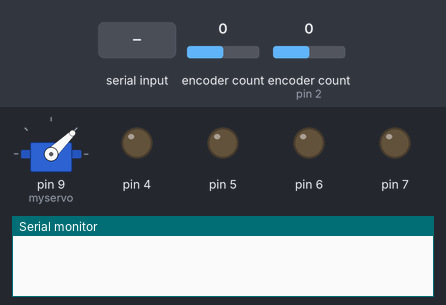
Simulated run of this sketch. Board: Arduino Uno, built with avr-gcc and run on an emulated ATmega328P. Parts: servo, output pins drawn as LEDs (lit = HIGH), the last lines printed to the serial monitor. The test bench sets the inputs (shaded band); at power-on: encoder count 0, encoder count (sensor on pin 2) 0.

Above: at 0.1 s.
At 0.7 s:
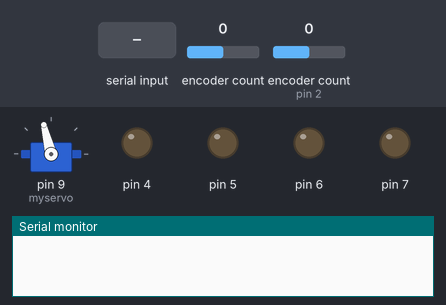
At 3.0 s:
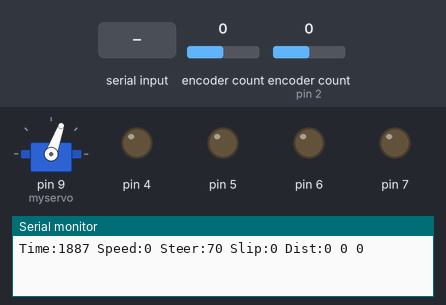
3.1 s: "90,45,200\n" received over Serial
4.6 s: "90,45\n" received over Serial
6.1 s: "0\n" received over Serial
Timing chart, 0 to 9.1 s (numbered marks = the images above; inputs shaded):
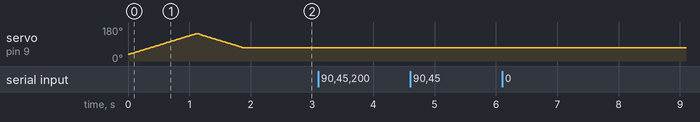

The sketch:

car-controller.ino
```cpp
#include <Encoder.h>
#include <Servo.h>
#include <SerialCommands.h>

double signum(double value)
{
  if (value > 0)
    return 1;
  if (value < 0)
    return -1;
  return 0;
}

class MotorMonitor {
  private:
    double speed = 0.0;
    double position = 0.0;
    Encoder *encoder;


  public:
    MotorMonitor(Encoder *encoder)
    {

      this->encoder = encoder;
    }

    void readEncoder()
    {
      double newPosition = encoder->read();

      speed = ( newPosition - position);
      position = newPosition;
    }

    int getSpeed()
    {
      return speed;
    }

    int getPosition()
    {
      return position;
    }
};


class MotorController {
  private:
    int directionPin;
    int pwmPin;
  public:
    MotorController(int directionPin, int pwmPin)
    {
      this->directionPin = directionPin;
      this->pwmPin = pwmPin;
      pinMode(directionPin, OUTPUT);
      pinMode(pwmPin, OUTPUT);
    }

    void setSpeed( int speed)
    {
      if (speed < 0)
      {
        digitalWrite(this->directionPin, HIGH);
      } else
      {
        digitalWrite(this->directionPin, LOW);
      }
      analogWrite(this->pwmPin, abs(speed));
    }
};


class MPid {

    double lastMeasuredSpeed = 0.0;
    double throttle = 0.0;
    // 1 < throttleResponse < 256
    double throttleResponse = 4;

  public:

    void clear()
    {
      throttle = 0;
    }

    double pid(double targetSpeed, double measuredSpeed)
    {
      // calculate current accelleration
      double currentAccel = measuredSpeed - lastMeasuredSpeed;

      // note the speed for next time
      lastMeasuredSpeed = measuredSpeed;

      // calculate the accelleration required in one step.
      double delta = targetSpeed - measuredSpeed;

      // only allow half the accelleration to prevent overshoot.
      double desiredAccel = abs(delta) / 2.0;

      // scale the throttle response by the ratio of the desired change in
      // accelleration compared to the current accelleration.
      double throttleScaling = throttleResponse * (abs( desiredAccel -
                               currentAccel) / max(1, abs(currentAccel)));

      // ensure throttleScalling stays within the bounds.
      double throttleResponseLimitScaler = 2.0;
      if (signum(currentAccel) != signum(delta))
      {
        //unlimited if we are accellerating in the wrong direction
        throttleResponseLimitScaler = 10000.0;
      }

      // apply throttleResponseLimitScaler
      throttleScaling = min(throttleResponse * throttleResponseLimitScaler, throttleScaling);

      // never more than a quarter throttle adjustment otherwise we will overshoot
      throttleScaling = min(255.0 / 4.0, throttleScaling);

      // always atleast 1 so we always converge
      throttleScaling = max(1, throttleScaling);

      // calculate the throttle adjustment.
      double throttleStep = signum(delta) * throttleScaling;

      // adjust the throttle
      throttle += throttleStep ;

      // ensure the thorttle stays within bounds.
      if (throttle > 255)
        throttle = 255;
      if (throttle < -255)
        throttle = -255;

      return throttle;

    }

};

MotorController motor2 = MotorController(4, 5);
MotorController motor1 = MotorController(7, 6);
Encoder encoder1(0, 1);
MotorMonitor motor1Monitor(&encoder1);
Encoder encoder2(2, 3);
MotorMonitor motor2Monitor(&encoder2);
MPid mpid = MPid();

double m1tcs = 1.0;
double m2tcs = 1.0;
boolean slip = false;

int loopCount = 0;

long ticks = 0;
double   targetSpeed = 0;
Servo myservo;

int targetSteeringAngle = 70;
int steeringAngle = 70;
int minSteer = 35;
int maxSteer = 145;
boolean enableDebug = false;


void cmd_unrecognized(SerialCommands* sender, const char* cmd)
{
  sender->GetSerial()->print("Unrecognized command [");
  sender->GetSerial()->print(cmd);
  sender->GetSerial()->println("]");
}

void cmd_speed(SerialCommands* sender)
{
  //Note: Every call to Next moves the pointer to next parameter

  char* port_str = sender->Next();
  if (port_str == NULL)
  {
    sender->GetSerial()->println("ERROR NO SPEED");
    return;
  }

  targetSpeed = atoi(port_str);

}

void cmd_debug(SerialCommands* sender)
{
  enableDebug = true;

}

void cmd_steer(SerialCommands* sender)
{
  //Note: Every call to Next moves the pointer to next parameter
  char* port_str = sender->Next();
  if (port_str == NULL)
  {
    sender->GetSerial()->println("ERROR NO ANGLE");
    return;
  }

  int tmp = atoi(port_str);
  if (tmp > minSteer and tmp < maxSteer)
  {
    targetSteeringAngle = atoi(port_str);
  } else
  {
    sender->GetSerial()->print("Invalid steering angle, valid range is ");
    sender->GetSerial()->print(minSteer);
    sender->GetSerial()->print( "<= x >= ");
    sender->GetSerial()->println(maxSteer);
  }

  Serial.print("angle set");

}

char serial_command_buffer_[32];
SerialCommands serial_commands_(&Serial, serial_command_buffer_, sizeof(serial_command_buffer_), "\n", " ");

SerialCommand cmd_steer_("steer", cmd_steer);
SerialCommand cmd_speed_("speed", cmd_speed);
SerialCommand cmd_debug_("debug", cmd_debug);

void setup() {
  // put your setup code here, to run once:
  Serial.begin(9600);
  myservo.attach(9);

  int pos = 0;
  for (pos = minSteer; pos <= maxSteer; pos += 1) {
    // in steps of 1 degree
    myservo.write(pos);
    delay(10);
  }
  while (pos != targetSteeringAngle)
  {
    pos += signum(targetSteeringAngle - pos);
    // in steps of 1 degree
    myservo.write(pos);
    delay(10);
  }

  serial_commands_.SetDefaultHandler(cmd_unrecognized);
  serial_commands_.AddCommand(&cmd_speed_);
  serial_commands_.AddCommand(&cmd_steer_);
  serial_commands_.AddCommand(&cmd_debug_);

}

double lastPosition = -1;
unsigned long lastTime = -1;

void loop() {
  // put your main code here, to run repeatedly:

  loopCount++;
  serial_commands_.ReadSerial();

  // move steering towards the targetSteeringAngle
  steeringAngle += signum(targetSteeringAngle - steeringAngle) * 5;

  myservo.write(steeringAngle);

  motor1Monitor.readEncoder();
  motor2Monitor.readEncoder();

  double sp1 = motor1Monitor.getSpeed();
  double sp2 = motor2Monitor.getSpeed();

  double speed = (sp1 + sp2) / 2.0;
  double throttle = mpid.pid(targetSpeed, speed);

  // traction control logic

  // progressively increase throttle limit back to 1
  m1tcs = min(1, m1tcs + 0.05);
  m2tcs = min(1, m2tcs + 0.05);

  double absSp1 = abs(sp1);
  double absSp2 = abs(sp2);

  double maxSlip = 1.85;

  // check both wheels are turning fast enough to be able to detect slip
  if (absSp1 + absSp2 > 18)
  {
    // check if motor 1 is slipping
    if (absSp1 > maxSlip * absSp2)
    {
      // reduce power of motor 1
      m1tcs = m1tcs * 0.5;
      slip = true;
    }
    // check if motor 2 is slipping
    if (absSp2 > maxSlip * absSp1)
    {
      //reduce power of motor2
      m2tcs = m2tcs * 0.5;
      slip = true;
    }
  }

  // normalize tcs - either m1 or m2 should always = 1
  double tcsNormalizer = 1.0 / max(max(m1tcs, m2tcs), 0.01);
  m1tcs = m1tcs * tcsNormalizer;
  m2tcs = m2tcs * tcsNormalizer;

  if (targetSpeed == 0)
  {
    throttle = 0 ;
    mpid.clear();
  }

  motor1.setSpeed(-1 * throttle * m1tcs);
  motor2.setSpeed(throttle * m2tcs);

  ticks++;
  double position = ((motor1Monitor.getPosition() + motor2Monitor.getPosition()) / 2.0);

  if (millis() > lastTime + 300 && position != lastPosition)
  {
    lastTime = millis();
    lastPosition = position;

    Serial.print("Time:");
    Serial.print(millis());

    Serial.print(" Speed:");
    Serial.print((int)speed);

    Serial.print(" Steer:");
    Serial.print(steeringAngle);

    Serial.print(" Slip:");
    if (slip == true)
    {
      Serial.print("1");
    } else
    {
      Serial.print("0");
    }

    Serial.print(" Dist:");
    Serial.print(motor1Monitor.getPosition());
    Serial.print(" ");
    Serial.print(motor2Monitor.getPosition());
    Serial.print(" ");
    Serial.print((int)position);

    if (enableDebug == true)
    {
      Serial.print(" Throttle:");
      Serial.print((int)throttle);

      Serial.print(" sp1:");
      Serial.print((int)sp1);

      Serial.print(" sp2:");
      Serial.print((int)sp2);

      Serial.print(" m1tcs:");
      Serial.print((int)(m1tcs * 100.0));

      Serial.print(" m2tcs:");
      Serial.print((int)(m2tcs * 100.0));
    }

    Serial.println();
    slip = false;
  }

  delay(50);
}
```
